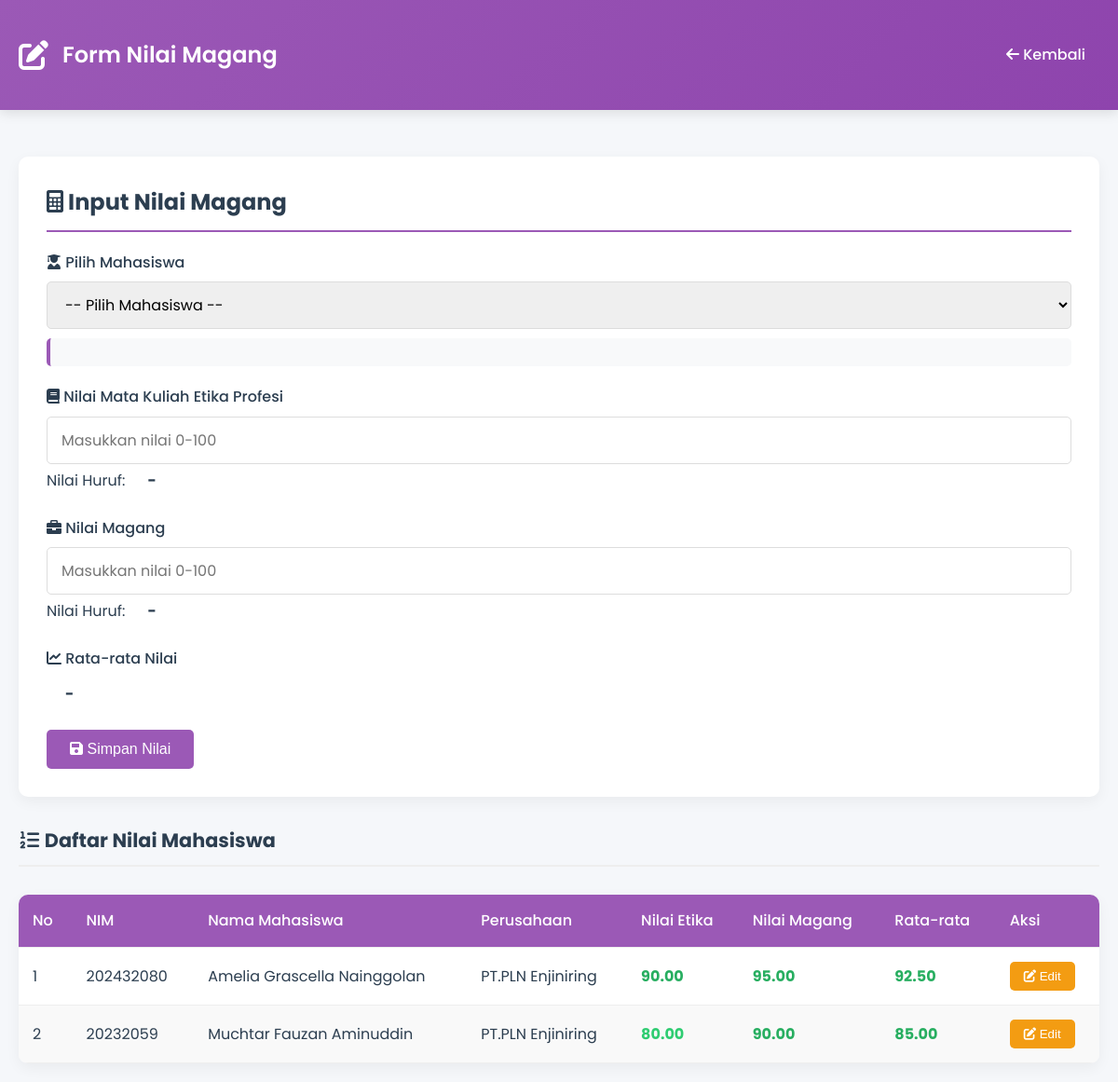
Screenshot of /nilai_form.php with the database file from the repository.
### tables this page shows
CREATE TABLE `konversi_nilai` (
  `ID_Nilai` int(11) NOT NULL,
  `NIM` varchar(20) DEFAULT NULL,
  `Nilai_MK_Etika_Profesi` decimal(4,2) DEFAULT NULL,
  `Nilai_Magang` decimal(4,2) DEFAULT NULL
);

CREATE TABLE `mahasiswa` (
  `NIM` varchar(20) NOT NULL,
  `Nama_Mahasiswa` varchar(100) NOT NULL,
  `ID_Lokasi_Magang` int(11) DEFAULT NULL,
  `Mulai_Magang` date DEFAULT NULL,
  `Selesai_Magang` date DEFAULT NULL,
  `Nomor_Telp` varchar(15) DEFAULT NULL
);

CREATE TABLE `tempat_magang` (
  `ID_Lokasi_Magang` int(11) NOT NULL,
  `Nama_Perusahaan` varchar(100) NOT NULL,
  `Alamat_Perusahaan` text NOT NULL,
  `Total_Mahasiswa` int(11) DEFAULT 0
);

### nilai_form.php (the view, shortened to what this page needs)
<?php
$conn = new mysqli('localhost', 'root', '', 'sistem_magang');
$grades = $conn->query("SELECT kn.*, m.Nama_Mahasiswa, tm.Nama_Perusahaan
                       FROM Konversi_Nilai kn
                       JOIN Mahasiswa m ON kn.NIM = m.NIM
                       LEFT JOIN Tempat_Magang tm ON m.ID_Lokasi_Magang = tm.ID_Lokasi_Magang
                       ORDER BY m.Nama_Mahasiswa");
?>
<!DOCTYPE html>
<html lang="en">
<head>
    <link rel="stylesheet" href="https://cdnjs.cloudflare.com/ajax/libs/font-awesome/6.0.0-beta3/css/all.min.css">
</head>
<body>
    <header>
        <div class="container header-content">
            <div class="logo">
                <i class="fas fa-edit"></i>
                <div class="logo-text">
                    <h1>Form Nilai Magang</h1>
                </div>
            </div>
            <nav>
                <a href="index_pj.php"><i class="fas fa-arrow-left"></i> Kembali</a>
            </nav>
        </div>
    </header>
    <main class="container">
        <div class="form-container">
            <h2 class="form-title">
                <i class="fas fa-calculator"></i> Input Nilai Magang
            </h2>
            <form method="POST" onsubmit="return validateForm()">
                <div class="form-group">
                    <label for="nim">
                        <i class="fas fa-user-graduate"></i> Pilih Mahasiswa
                    </label>
                    <select id="nim" name="nim" required onchange="loadStudentData()">
                        <option value="">-- Pilih Mahasiswa --</option>
                    </select>
                    <div id="student_info" class="student-info"></div>
                </div>
                <div class="form-group">
                    <label for="nilai_etika">
                        <i class="fas fa-book"></i> Nilai Mata Kuliah Etika Profesi
                    </label>
                    <input type="number" id="nilai_etika" name="nilai_etika" min="0" max="100" step="0.01"
                           oninput="updateGradePreview()" required placeholder="Masukkan nilai 0-100">
                    <span>Nilai Huruf: <span id="preview_etika" class="preview-grade">-</span></span>
                </div>
                <div class="form-group">
                    <label for="nilai_magang">
                        <i class="fas fa-briefcase"></i> Nilai Magang
                    </label>
                    <input type="number" id="nilai_magang" name="nilai_magang" min="0" max="100" step="0.01"
                           oninput="updateGradePreview()" required placeholder="Masukkan nilai 0-100">
                    <span>Nilai Huruf: <span id="preview_magang" class="preview-grade">-</span></span>
                </div>
                <div class="form-group">
                    <label><i class="fas fa-chart-line"></i> Rata-rata Nilai</label>
                    <span id="preview_avg" class="preview-grade">-</span>
                </div>
                <button type="submit" class="btn">
                    <i class="fas fa-save"></i> Simpan Nilai
                </button>
            </form>
        </div>
        <h3 class="section-title">
            <i class="fas fa-list-ol"></i> Daftar Nilai Mahasiswa
        </h3>
        <div class="table-responsive">
            <table class="data-table">
                <thead>
                    <tr>
                        <th>No</th>
                        <th>NIM</th>
                        <th>Nama Mahasiswa</th>
                        <th>Perusahaan</th>
                        <th>Nilai Etika</th>
                        <th>Nilai Magang</th>
                        <th>Rata-rata</th>
                        <th>Aksi</th>
                    </tr>
                </thead>
                <tbody>
                    <?php if ($grades->num_rows > 0): ?>
                        <?php $no = 1; ?>
                        <?php while($grade = $grades->fetch_assoc()): ?>
                            <?php
                            $avg = ($grade['Nilai_MK_Etika_Profesi'] + $grade['Nilai_Magang']) / 2;
                            $gradeClass = '';
                            if ($avg >= 85) $gradeClass = 'grade-A';
                            elseif ($avg >= 75) $gradeClass = 'grade-B';
                            elseif ($avg >= 65) $gradeClass = 'grade-C';
                            elseif ($avg >= 55) $gradeClass = 'grade-D';
                            else $gradeClass = 'grade-E';
                            ?>
                            <tr>
                                <td><?= $no++ ?></td>
                                <td><?= htmlspecialchars($grade['NIM']) ?></td>
                                <td><?= htmlspecialchars($grade['Nama_Mahasiswa']) ?></td>
                                <td><?= htmlspecialchars($grade['Nama_Perusahaan']) ?></td>
                                <td class="<?= $grade['Nilai_MK_Etika_Profesi'] >= 85 ? 'grade-A' :
                                              ($grade['Nilai_MK_Etika_Profesi'] >= 75 ? 'grade-B' :
                                              ($grade['Nilai_MK_Etika_Profesi'] >= 65 ? 'grade-C' :
                                              ($grade['Nilai_MK_Etika_Profesi'] >= 55 ? 'grade-D' : 'grade-E'))) ?>">
                                    <?= $grade['Nilai_MK_Etika_Profesi'] ?>
                                </td>
                                <td class="<?= $grade['Nilai_Magang'] >= 85 ? 'grade-A' :
                                              ($grade['Nilai_Magang'] >= 75 ? 'grade-B' :
                                              ($grade['Nilai_Magang'] >= 65 ? 'grade-C' :
                                              ($grade['Nilai_Magang'] >= 55 ? 'grade-D' : 'grade-E'))) ?>">
                                    <?= $grade['Nilai_Magang'] ?>
                                </td>
                                <td class="<?= $gradeClass ?>">
                                    <?= number_format($avg, 2) ?>
                                </td>
                                <td>
                                    <button class="action-btn btn-edit" onclick="editGrade('<?= $grade['NIM'] ?>')">
                                        <i class="fas fa-edit"></i> Edit
                                    </button>
                                </td>
                            </tr>
                        <?php endwhile; ?>
                    <?php endif; ?>
                </tbody>
            </table>
        </div>
    </main>
</body>
</html>

### nilai_form.php (style rules this page uses)
:root { --primary: #3498db; --primary-dark: #2980b9; --secondary: #2ecc71; --danger: #e74c3c; --warning: #f39c12; --light: #ecf0f1; --dark: #2c3e50; --gray: #95a5a6; --company-color: #9b59b6; }
* { margin: 0; padding: 0; box-sizing: border-box; }
body { font-family: 'Poppins', sans-serif; background-color: #f5f7fa; color: var(--dark); line-height: 1.6; }
.container { max-width: 1200px; margin: 0 auto; padding: 20px; }
header { background: linear-gradient(135deg, var(--company-color), #8e44ad); color: white; padding: 20px 0; box-shadow: 0 4px 12px rgba(0, 0, 0, 0.1); margin-bottom: 30px; }
.header-content { display: flex; justify-content: space-between; align-items: center; }
.logo { display: flex; align-items: center; gap: 15px; }
.logo i { font-size: 2rem; }
.logo-text h1 { font-size: 1.5rem; font-weight: 600; }
nav a { color: white; text-decoration: none; font-weight: 500; padding: 8px 15px; border-radius: 5px; transition: all 0.3s ease; }
.form-container { background: white; border-radius: 10px; padding: 30px; box-shadow: 0 5px 15px rgba(0, 0, 0, 0.05); margin-bottom: 30px; }
.form-title { font-size: 1.5rem; color: var(--dark); margin-bottom: 20px; padding-bottom: 10px; border-bottom: 2px solid var(--company-color); }
.form-group { margin-bottom: 20px; }
label { display: block; margin-bottom: 8px; font-weight: 500; color: var(--dark); }
input, select { width: 100%; padding: 12px 15px; border: 1px solid #ddd; border-radius: 5px; font-size: 16px; font-family: 'Poppins', sans-serif; transition: border 0.3s ease; }
.btn { display: inline-block; background: var(--company-color); color: white; border: none; padding: 12px 25px; border-radius: 5px; cursor: pointer; font-size: 16px; font-weight: 500; transition: background 0.3s ease; }
.data-table { width: 100%; border-collapse: collapse; margin-top: 30px; background: white; border-radius: 10px; overflow: hidden; box-shadow: 0 5px 15px rgba(0, 0, 0, 0.05); }
.data-table th, .data-table td { padding: 15px; text-align: left; border-bottom: 1px solid #eee; }
.data-table th { background: var(--company-color); color: white; font-weight: 500; }
.data-table tr:nth-child(even) { background: #f9f9f9; }
.grade-A { color: #27ae60; font-weight: bold; }
.grade-B { color: #2ecc71; font-weight: bold; }
.action-btn { padding: 8px 15px; border: none; border-radius: 5px; cursor: pointer; font-weight: 500; transition: all 0.3s ease; }
.btn-edit { background: var(--warning); color: white; }
.preview-grade { display: inline-block; padding: 5px 10px; border-radius: 4px; font-weight: bold; margin-left: 10px; }
.section-title { font-size: 1.3rem; color: var(--dark); margin: 30px 0 15px; padding-bottom: 10px; border-bottom: 2px solid #eee; }
.student-info { background: #f8f9fa; padding: 15px; border-radius: 5px; margin-top: 10px; border-left: 4px solid var(--company-color); }

### rows the page displays
konversi_nilai: NIM "202432080", NIM.Nama_Mahasiswa "Amelia Grascella Nainggolan", tempat_magang.Nama_Perusahaan "PT.PLN Enjiniring", Nilai_MK_Etika_Profesi "90.00", Nilai_Magang "95.00", avg "92.50"
konversi_nilai: NIM "20232059", NIM.Nama_Mahasiswa "Muchtar Fauzan Aminuddin", tempat_magang.Nama_Perusahaan "PT.PLN Enjiniring", Nilai_MK_Etika_Profesi "80.00", Nilai_Magang "90.00", avg "85.00"
